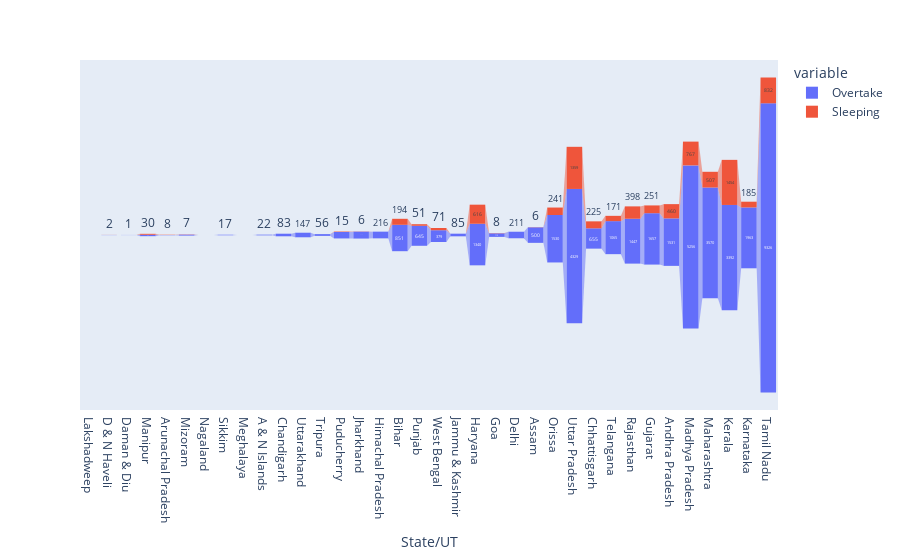

The notebook cell this image was saved under:
### Code cell
px.funnel(driver_response.sort_values('Speeding'), x='State/UT', y=['Overtake', 'Sleeping'])

### Figure 1 — Plotly figure (JSON) as saved in the notebook; plotly's stock layout.template omitted (floating-point values rounded to 4 significant figures)
{"data": [{"hovertemplate": "variable=Overtake<br>State/UT=%{x}<br>value=%{y}<extra></extra>", "legendgroup": "Overtake", "marker": {"color": "#636efa"}, "name": "Overtake", "orientation": "v", "showlegend": true, "type": "funnel", "x": ["Lakshadweep", "D & N Haveli", "Daman & Diu", "Manipur", "Arunachal Pradesh", "Mizoram", "Nagaland", "Sikkim", "Meghalaya", "A & N Islands", "Chandigarh", "Uttarakhand", "Tripura", "Puducherry", "Jharkhand", "Himachal Pradesh", "Bihar", "Punjab", "West Bengal", "Jammu & Kashmir", "Haryana", "Goa", "Delhi", "Assam", "Orissa", "Uttar Pradesh", "Chhattisgarh", "Telangana", "Rajasthan", "Gujarat", "Andhra Pradesh", "Madhya Pradesh", "Maharashtra", "Kerala", "Karnataka", "Tamil Nadu"], "xaxis": "x", "y": [0, 5, 4, 46, 8, 30, 0, 17, 0, 22, 83, 147, 56, 207, 223, 216, 851, 645, 379, 85, 1340, 113, 211, 500, 1530, 4329, 655, 1065, 1447, 1657, 1531, 5256, 3570, 3392, 1963, 9326], "yaxis": "y"}, {"hovertemplate": "variable=Sleeping<br>State/UT=%{x}<br>value=%{y}<extra></extra>", "legendgroup": "Sleeping", "marker": {"color": "#EF553B"}, "name": "Sleeping", "orientation": "v", "showlegend": true, "type": "funnel", "x": ["Lakshadweep", "D & N Haveli", "Daman & Diu", "Manipur", "Arunachal Pradesh", "Mizoram", "Nagaland", "Sikkim", "Meghalaya", "A & N Islands", "Chandigarh", "Uttarakhand", "Tripura", "Puducherry", "Jharkhand", "Himachal Pradesh", "Bihar", "Punjab", "West Bengal", "Jammu & Kashmir", "Haryana", "Goa", "Delhi", "Assam", "Orissa", "Uttar Pradesh", "Chhattisgarh", "Telangana", "Rajasthan", "Gujarat", "Andhra Pradesh", "Madhya Pradesh", "Maharashtra", "Kerala", "Karnataka", "Tamil Nadu"], "xaxis": "x", "y": [0, 2, 1, 30, 8, 7, 0, 0, 0, 0, 0, 0, 0, 15, 6, 0, 194, 51, 71, 0, 616, 8, 0, 6, 241, 1359, 225, 171, 398, 251, 460, 767, 507, 1454, 185, 832], "yaxis": "y"}], "layout": {"legend": {"title": {"text": "variable"}, "tracegroupgap": 0}, "margin": {"t": 60}, "xaxis": {"anchor": "y", "domain": [0, 1], "title": {"text": "State/UT"}}, "yaxis": {"anchor": "x", "domain": [0, 1], "title": {"text": "value"}}}}
